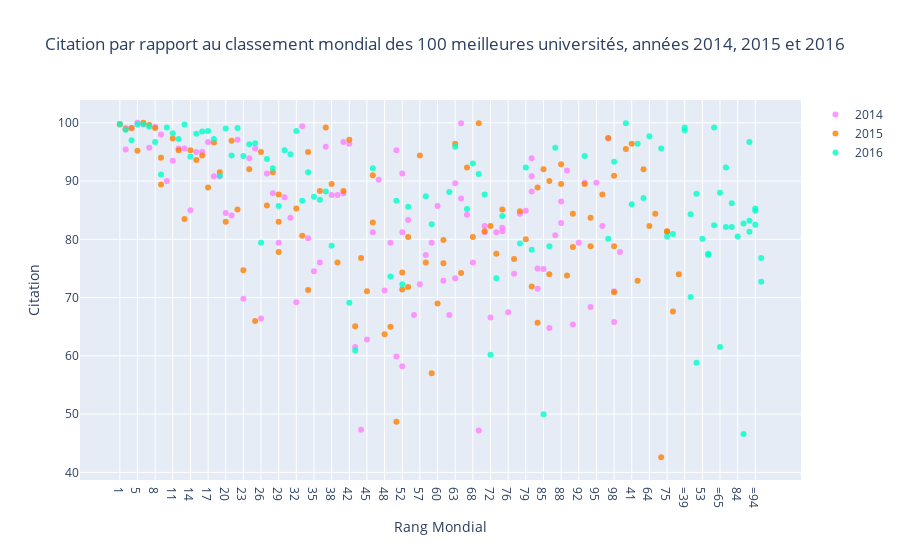

Source (notebook cell):
### Markdown cell above
<a id="3"></a> <br>
<font color='purple'>
## 3. Scatter

<font color='black'>
Exemple de dispersion: Citation par rapport au classement mondial des 100 meilleures universités, années 2014, 2015 et 2016

 * Importe les objets graph via "go" 
 * Création de traces 
     * x : axe x 
     * y : axe y 
     * mode: type de tracé comme marqueur, ligne ou ligne + marqueurs 
     * name : nom des plots 
     * marker : marker est utilisé comme un dictionnaire. 
         * color : couleur des lignes. Il faut du RVB (rouge, vert, bleu) et l'opacité (alpha) 
     * text : Le texte du survol (le survol est un curseur) 
 * data : est une liste à laquelle nous ajoutons des traces 
 * layout : c'est un dictionnaire. 
     * title : titre de la mise en page 
     * x axis : c'est le dictionnaire 
         * title : étiquette de l'axe des x 
         * ticklen : longueur des marques (graduation) de l'axe x 
         * zeroline : montrant zéro ligne ou non
     * y axis : C'est un dictionnaire et le même pour chacun des axes x
 * fig : il comprend les données et la mise en page 
 * iplot() : trace la figure (fig) créée par les données et la disposition

### Code cell
# Préparation des trames de données (data frame)
df2014 = timesData[timesData.year == 2014].iloc[:100,:]
df2015 = timesData[timesData.year == 2015].iloc[:100,:]
df2016 = timesData[timesData.year == 2016].iloc[:100,:]
# import graph objects as "go"
import plotly.graph_objs as go

# Création de la trace 1 _ 2014
trace1 =go.Scatter(
                    x = df2014.world_rank,
                    y = df2014.citations,
                    mode = "markers",
                    name = "2014",
                    marker = dict(color = 'rgba(255, 128, 255, 0.8)'),
                    text = df2014.university_name)
# Création de la trace 2 _ 2015
trace2 =go.Scatter(
                    x = df2015.world_rank,
                    y = df2015.citations,
                    mode = "markers",
                    name = "2015",
                    marker = dict(color = 'rgba(255, 128, 2, 0.8)'),
                    text = df2015.university_name)
# Création de la trace 3 _ 2016
trace3 =go.Scatter(
                    x = df2016.world_rank,
                    y = df2016.citations,
                    mode = "markers",
                    name = "2016",
                    marker = dict(color = 'rgba(0, 255, 200, 0.8)'),
                    text = df2016.university_name)
data = [trace1, trace2, trace3]
layout = dict(title = 'Citation par rapport au classement mondial des 100 meilleures'\
              ' universités, années 2014, 2015 et 2016',
              xaxis = dict(title = 'Rang Mondial',ticklen = 5,zeroline = False),
              yaxis = dict(title = 'Citation',ticklen= 5,zeroline = False)
             )
fig = dict(data = data, layout = layout)
iplot(fig)

### Figure 1 — Plotly figure (JSON) as saved in the notebook; plotly's stock layout.template omitted (floating-point values rounded to 4 significant figures)
{"data": [{"marker": {"color": "rgba(255, 128, 255, 0.8)"}, "mode": "markers", "name": "2014", "text": ["California Institute of Technology", "Harvard University", "University of Oxford", "Stanford University", "Massachusetts Institute of Technology", "Princeton University", "University of Cambridge", "University of California, Berkeley", "University of Chicago", "Imperial College London", "Yale University", "University of California, Los Angeles", "Columbia University", "ETH Zurich – Swiss Federal Institute of Technology Zurich", "Johns Hopkins University", "University of Pennsylvania", "Duke University", "University of Michigan", "Cornell University", "University of Toronto", "University College London", "Northwestern University", "University of Tokyo", "Carnegie Mellon University", "University of Washington", "National University of Singapore", "University of Texas at Austin", "Georgia Institute of Technology", "University of Illinois at Urbana-Champaign", "University of Wisconsin-Madison", "University of British Columbia", "London School of Economics and Political Science", "University of California, Santa Barbara", "University of Melbourne", "McGill University", "Karolinska Institute", "École Polytechnique Fédérale de Lausanne", "King’s College London", "University of Edinburgh", "New York University", "University of California, San Diego", "Washington University in St Louis", "University of Hong Kong", "Seoul National University", "Peking University", "University of Minnesota", "University of North Carolina at Chapel Hill", "Australian National University", "Pennsylvania State University", "Boston University", "Tsinghua University", "Brown University", "Kyoto University", "University of California, Davis", "LMU Munich", "Korea Advanced Institute of Science and Technology (KAIST)", "Hong Kong University of Science and Technology", "University of Manchester", "Ohio State University", "Pohang University of Science and Technology", "KU Leuven", "Purdue University", "The University of Queensland", "University of Göttingen", "Rice University", "École Normale Supérieure", "Leiden University", "Heidelberg University", "Delft University of Technology", "University of Southern California", "École Polytechnique", "University of Sydney", "Erasmus University Rotterdam", "University of Basel", "Utrecht University", "Nanyang Technological University", "Wageningen University and Research Center", "University of Pittsburgh", "University of Bristol", "Durham University", "Emory University", "Tufts University", "Michigan State University", "University of Amsterdam", "Ghent University", "Free University of Berlin", "Technical University of Munich", "Case Western Reserve University", "Vanderbilt University", "University of Notre Dame", "Monash University", "McMaster University", "University of California, Irvine", "Humboldt University of Berlin", "University of Rochester", "Pierre and Marie Curie University", "University of Colorado Boulder", "Maastricht University", "University of Groningen", "University of Helsinki"], "type": "scatter", "x": ["1", "2", "2", "4", "5", "6", "7", "8", "9", "10", "11", "12", "13", "14", "15", "16", "17", "18", "19", "20", "21", "22", "23", "24", "25", "26", "27", "28", "29", "30", "31", "32", "33", "34", "35", "36", "37", "38", "39", "40", "40", "42", "43", "44", "45", "46", "47", "48", "49", "50", "50", "52", "52", "52", "55", "56", "57", "58", "59", "60", "61", "62", "63", "63", "65", "65", "67", "68", "69", "70", "70", "72", "73", "74", "74", "76", "77", "78", "79", "80", "80", "80", "83", "83", "85", "86", "87", "88", "88", "90", "91", "92", "93", "94", "95", "96", "97", "98", "98", "100"], "y": [99.8, 99.1, 95.4, 99.1, 100, 99.7, 95.7, 99.3, 98, 90, 93.5, 95.6, 95.6, 85, 95, 95, 96.7, 90.8, 90.8, 84.5, 84.1, 97.1, 69.8, 93.9, 95.6, 66.4, 91.3, 87.9, 79.4, 87.2, 83.7, 69.2, 99.4, 80.2, 74.5, 76, 95.9, 87.6, 87.6, 87.9, 96.7, 96.4, 61.5, 47.3, 62.8, 81.2, 90.2, 71.2, 79.4, 95.3, 59.9, 91.3, 58.2, 81.2, 83.3, 67, 72.3, 77.3, 79.4, 85.7, 72.9, 67, 73.3, 89.6, 99.9, 87, 84.2, 76, 47.2, 81.2, 82.3, 66.6, 81.2, 81.4, 82, 67.5, 74.1, 84.4, 84.9, 88.2, 90.8, 93.9, 71.5, 75, 74.9, 64.8, 80.7, 82.8, 86.5, 91.8, 65.4, 79.4, 89.7, 68.4, 89.7, 82.3, 97.3, 65.8, 71.1, 77.8]}, {"marker": {"color": "rgba(255, 128, 2, 0.8)"}, "mode": "markers", "name": "2015", "text": ["California Institute of Technology", "Harvard University", "University of Oxford", "Stanford University", "University of Cambridge", "Massachusetts Institute of Technology", "Princeton University", "University of California, Berkeley", "Imperial College London", "Yale University", "University of Chicago", "University of California, Los Angeles", "ETH Zurich – Swiss Federal Institute of Technology Zurich", "Columbia University", "Johns Hopkins University", "University of Pennsylvania", "University of Michigan", "Duke University", "Cornell University", "University of Toronto", "Northwestern University", "University College London", "University of Tokyo", "Carnegie Mellon University", "National University of Singapore", "University of Washington", "Georgia Institute of Technology", "University of Texas at Austin", "LMU Munich", "University of Illinois at Urbana-Champaign", "University of Wisconsin-Madison", "University of British Columbia", "University of Melbourne", "London School of Economics and Political Science", "École Polytechnique Fédérale de Lausanne", "University of Edinburgh", "University of California, Santa Barbara", "New York University", "McGill University", "King’s College London", "University of California, San Diego", "Washington University in St Louis", "University of Hong Kong", "Karolinska Institute", "Australian National University", "University of Minnesota", "University of North Carolina at Chapel Hill", "Peking University", "Tsinghua University", "Seoul National University", "Hong Kong University of Science and Technology", "Korea Advanced Institute of Science and Technology (KAIST)", "University of Manchester", "Brown University", "KU Leuven", "University of California, Davis", "Boston University", "Pennsylvania State University", "Kyoto University", "University of Sydney", "Nanyang Technological University", "École Polytechnique", "Scuola Normale Superiore di Pisa", "Leiden University", "The University of Queensland", "Pohang University of Science and Technology", "University of Göttingen", "Ohio State University", "Rice University", "Heidelberg University", "Delft University of Technology", "Erasmus University Rotterdam", "Wageningen University and Research Center", "University of Bristol", "University of Basel", "University of Southern California", "University of Amsterdam", "École Normale Supérieure", "Utrecht University", "Humboldt University of Berlin", "Free University of Berlin", "Michigan State University", "Durham University", "Monash University", "Middle East Technical University", "University of Arizona", "University of Notre Dame", "Tufts University", "University of California, Irvine", "Ghent University", "University of Massachusetts", "University of Pittsburgh", "Emory University", "McMaster University", "University of Glasgow", "Vanderbilt University", "University of Colorado Boulder", "Stockholm University", "Technical University of Munich", "Uppsala University"], "type": "scatter", "x": ["1", "2", "3", "4", "5", "6", "7", "8", "9", "9", "11", "12", "13", "14", "15", "16", "17", "18", "19", "20", "21", "22", "23", "24", "25", "26", "27", "28", "29", "29", "29", "32", "33", "34", "34", "36", "37", "38", "39", "40", "41", "42", "43", "44", "45", "46", "46", "48", "49", "50", "51", "52", "52", "54", "55", "55", "57", "58", "59", "60", "61", "61", "63", "64", "65", "66", "67", "68", "69", "70", "71", "72", "73", "74", "75", "75", "77", "78", "79", "80", "81", "82", "83", "83", "85", "86", "86", "88", "88", "90", "91", "91", "93", "94", "94", "96", "97", "98", "98", "98"], "y": [99.7, 98.9, 95.5, 99.1, 95.2, 100, 99.6, 99.1, 89.4, 94, 97.3, 95.3, 83.5, 95.3, 93.6, 94.4, 88.9, 96.6, 91.5, 83, 96.9, 85.1, 74.7, 92, 66, 95, 85.8, 91.5, 83, 77.8, 87.7, 85.3, 80.6, 71.3, 95, 88.3, 99.2, 89.5, 76, 88.3, 96.4, 97.1, 65.1, 76.8, 71.1, 82.9, 91, 63.7, 65, 48.7, 72.9, 71.4, 74.3, 92, 71.8, 80.4, 94.4, 76, 57, 69, 75.9, 79.9, 96.4, 82.3, 74.2, 84.4, 92.3, 80.4, 99.9, 81.4, 42.6, 82.3, 77.5, 85.1, 81.4, 81.3, 76.6, 84.8, 80, 71.9, 67.6, 74, 88.9, 65.7, 92, 74, 90, 92.9, 89.5, 73.8, 78.7, 84.4, 89.5, 78.8, 83.7, 87.7, 97.4, 90.9, 78.8, 70.9]}, {"marker": {"color": "rgba(0, 255, 200, 0.8)"}, "mode": "markers", "name": "2016", "text": ["California Institute of Technology", "University of Oxford", "Stanford University", "University of Cambridge", "Massachusetts Institute of Technology", "Harvard University", "Princeton University", "Imperial College London", "ETH Zurich – Swiss Federal Institute of Technology Zurich", "University of Chicago", "Johns Hopkins University", "Yale University", "University of California, Berkeley", "University College London", "Columbia University", "University of California, Los Angeles", "University of Pennsylvania", "Cornell University", "University of Toronto", "Duke University", "University of Michigan", "Carnegie Mellon University", "London School of Economics and Political Science", "University of Edinburgh", "Northwestern University", "National University of Singapore", "King’s College London", "Karolinska Institute", "LMU Munich", "New York University", "École Polytechnique Fédérale de Lausanne", "University of Washington", "University of Melbourne", "University of British Columbia", "KU Leuven", "University of Illinois at Urbana-Champaign", "Heidelberg University", "McGill University", "University of California, San Diego", "University of California, Santa Barbara", "Georgia Institute of Technology", "Peking University", "University of Tokyo", "University of California, Davis", "University of Hong Kong", "University of Texas at Austin", "Tsinghua University", "Wageningen University and Research Center", "Humboldt University of Berlin", "University of Wisconsin-Madison", "Brown University", "Australian National University", "Technical University of Munich", "École Normale Supérieure", "Nanyang Technological University", "University of Manchester", "University of Sydney", "University of Amsterdam", "Hong Kong University of Science and Technology", "The University of Queensland", "Washington University in St Louis", "Utrecht University", "University of North Carolina at Chapel Hill", "Boston University", "Delft University of Technology", "University of Minnesota", "Leiden University", "University of Southern California", "University of Bristol", "Durham University", "Erasmus University Rotterdam", "Free University of Berlin", "Monash University", "University of Groningen", "Pennsylvania State University", "University of Glasgow", "University of Helsinki", "University of Tübingen", "University of Pittsburgh", "University of Warwick", "Uppsala University", "University of Copenhagen", "University of New South Wales", "University of Freiburg", "Seoul National University", "University of St Andrews", "Vanderbilt University", "Kyoto University", "Maastricht University", "Emory University", "Lund University", "Ohio State University", "University of Exeter", "University of Bonn", "Georgetown University", "McMaster University", "University of Sheffield", "Queen Mary University of London", "University of Göttingen", "Michigan State University"], "type": "scatter", "x": ["1", "2", "3", "4", "5", "6", "7", "8", "9", "10", "11", "12", "13", "14", "15", "16", "17", "18", "19", "20", "21", "22", "23", "24", "25", "26", "27", "28", "29", "30", "31", "32", "33", "34", "35", "36", "37", "38", "=39", "=39", "41", "42", "43", "=44", "=44", "46", "=47", "=47", "49", "50", "51", "52", "53", "54", "55", "=56", "=56", "58", "59", "=60", "=60", "62", "63", "64", "=65", "=65", "67", "68", "69", "70", "71", "72", "73", "74", "75", "=76", "=76", "78", "79", "80", "81", "=82", "=82", "84", "85", "86", "87", "=88", "=88", "=90", "=90", "=90", "93", "=94", "=94", "=94", "97", "98", "=99", "=99"], "y": [99.8, 98.8, 99.9, 97, 99.7, 99.8, 99.3, 96.7, 91.1, 99.2, 98.2, 97.2, 99.7, 94.2, 98.1, 98.5, 98.6, 97.2, 90.9, 99, 94.4, 99.1, 94.3, 96.3, 96.5, 79.4, 93.8, 92.2, 85.7, 95.3, 94.6, 98.6, 86.6, 91.5, 87.3, 86.8, 88.2, 78.9, 98.7, 99.2, 86, 69.1, 60.9, 84.3, 70.1, 92.2, 58.8, 87.8, 73.6, 86.6, 96.4, 72.3, 80.1, 87.1, 85.6, 77.3, 77.5, 87.4, 82.6, 82.4, 99.2, 88.1, 95.9, 97.7, 61.5, 88, 85.2, 93, 91.2, 87.7, 95.6, 60.2, 73.3, 84, 80.5, 92.3, 82.1, 79.3, 92.3, 78.2, 80.9, 86.2, 82.1, 80.5, 50, 78.8, 95.7, 46.6, 82.7, 96.7, 81.3, 83.2, 94.3, 85.3, 82.5, 84.9, 80.1, 93.3, 72.7, 76.8]}], "layout": {"title": {"text": "Citation par rapport au classement mondial des 100 meilleures universités, années 2014, 2015 et 2016"}, "xaxis": {"ticklen": 5, "title": {"text": "Rang Mondial"}, "zeroline": false}, "yaxis": {"ticklen": 5, "title": {"text": "Citation"}, "zeroline": false}}}
